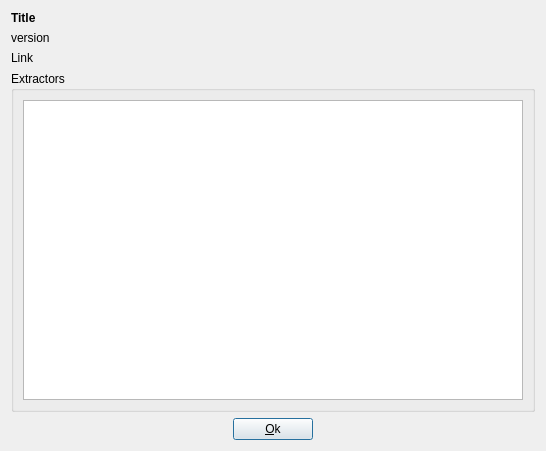
<?xml version="1.0" encoding="UTF-8"?>
<ui version="4.0">
 <class>StreamDialog</class>
 <widget class="QDialog" name="StreamDialog">
  <property name="geometry">
   <rect>
    <x>0</x>
    <y>0</y>
    <width>538</width>
    <height>441</height>
   </rect>
  </property>
  <property name="modal">
   <bool>true</bool>
  </property>
  <layout class="QVBoxLayout" name="verticalLayout">
   <item>
    <layout class="QVBoxLayout" name="verticalLayout_2">
     <item>
      <widget class="QLabel" name="title">
       <property name="font">
        <font>
         <weight>75</weight>
         <bold>true</bold>
        </font>
       </property>
       <property name="text">
        <string notr="true">Title</string>
       </property>
      </widget>
     </item>
     <item>
      <widget class="QLabel" name="version">
       <property name="text">
        <string notr="true">version</string>
       </property>
      </widget>
     </item>
     <item>
      <widget class="QLabel" name="link">
       <property name="text">
        <string notr="true">Link</string>
       </property>
       <property name="openExternalLinks">
        <bool>true</bool>
       </property>
      </widget>
     </item>
    </layout>
   </item>
   <item>
    <widget class="QGroupBox" name="groupBox">
     <property name="title">
      <string>Extractors</string>
     </property>
     <layout class="QVBoxLayout" name="verticalLayout_3">
      <item>
       <widget class="QPlainTextEdit" name="plainTextEdit">
        <property name="minimumSize">
         <size>
          <width>500</width>
          <height>300</height>
         </size>
        </property>
       </widget>
      </item>
     </layout>
    </widget>
   </item>
   <item>
    <layout class="QHBoxLayout" name="buttonBox">
     <item>
      <spacer name="horizontalSpacer">
       <property name="orientation">
        <enum>Qt::Horizontal</enum>
       </property>
       <property name="sizeHint" stdset="0">
        <size>
         <width>150</width>
         <height>20</height>
        </size>
       </property>
      </spacer>
     </item>
     <item>
      <widget class="QPushButton" name="okButton">
       <property name="text">
        <string>&amp;Ok</string>
       </property>
       <property name="default">
        <bool>true</bool>
       </property>
      </widget>
     </item>
     <item>
      <spacer name="horizontalSpacer_2">
       <property name="orientation">
        <enum>Qt::Horizontal</enum>
       </property>
       <property name="sizeHint" stdset="0">
        <size>
         <width>150</width>
         <height>20</height>
        </size>
       </property>
      </spacer>
     </item>
    </layout>
   </item>
  </layout>
 </widget>
 <tabstops>
  <tabstop>okButton</tabstop>
 </tabstops>
 <resources/>
 <connections>
  <connection>
   <sender>okButton</sender>
   <signal>released()</signal>
   <receiver>StreamDialog</receiver>
   <slot>accept()</slot>
   <hints>
    <hint type="sourcelabel">
     <x>678</x>
     <y>499</y>
    </hint>
    <hint type="destinationlabel">
     <x>79</x>
     <y>509</y>
    </hint>
   </hints>
  </connection>
 </connections>
 <slots>
  <slot>acceptPaused()</slot>
 </slots>
</ui>
